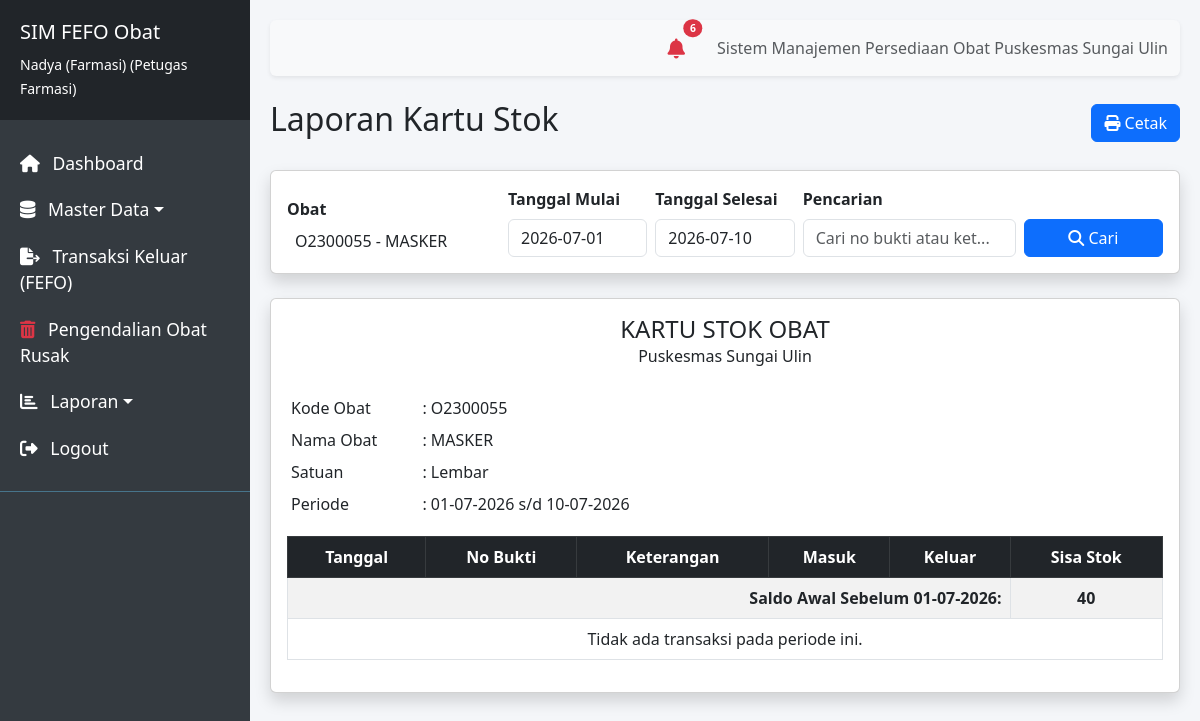
Page /modules/laporan/kartu_stok.php?obat_id=1 (signed in) on the committed database.
### tables this page shows
CREATE TABLE `obat` (
  `id` int NOT NULL,
  `kode_obat` varchar(20) NOT NULL,
  `nama_obat` varchar(100) NOT NULL,
  `kategori_id` int DEFAULT NULL,
  `satuan_id` int DEFAULT NULL,
  `min_stok` int DEFAULT '0',
  `created_at` timestamp NULL DEFAULT CURRENT_TIMESTAMP
);

CREATE TABLE `satuan` (
  `id` int NOT NULL,
  `nama_satuan` varchar(50) NOT NULL
);

### modules/laporan/kartu_stok.php (the view, shortened to what this page needs)
<?php
require_once '../../config/database.php';
$obat_id = isset($_GET['obat_id']) ? $_GET['obat_id'] : '';
$tgl_mulai = isset($_GET['tgl_mulai']) ? $_GET['tgl_mulai'] : date('Y-m-01');
$tgl_selesai = isset($_GET['tgl_selesai']) ? $_GET['tgl_selesai'] : date('Y-m-d');
$search = isset($_GET['search']) ? $_GET['search'] : '';
require_once '../../layouts/header.php';
require_once '../../layouts/sidebar.php';
?>
<div class="d-flex justify-content-between align-items-center mb-4">
    <h2>Laporan Kartu Stok</h2>
    <div class="no-print">
        <button onclick="window.print()" class="btn btn-primary"><i class="fas fa-print"></i> Cetak</button>
    </div>
</div>
<div class="card shadow mb-4 no-print">
    <div class="card-body">
        <form method="GET" class="row g-2 align-items-end">
            <div class="col-md-3">
                <label class="form-label fw-bold">Obat</label>
            </div>
            <div class="col-md-2">
                <label class="form-label fw-bold">Tanggal Mulai</label>
                <input type="text" name="tgl_mulai" class="form-control datepicker" value="<?= htmlspecialchars($tgl_mulai) ?>" placeholder="DD-MM-YYYY" required>
            </div>
            <div class="col-md-2">
                <label class="form-label fw-bold">Tanggal Selesai</label>
                <input type="text" name="tgl_selesai" class="form-control datepicker" value="<?= htmlspecialchars($tgl_selesai) ?>" placeholder="DD-MM-YYYY" required>
            </div>
            <div class="col-md-3">
                <label class="form-label fw-bold">Pencarian</label>
                <input type="text" name="search" class="form-control" placeholder="Cari no bukti atau ket..." value="<?= htmlspecialchars($search) ?>">
            </div>
            <div class="col-md-2">
                <button type="submit" class="btn btn-primary w-100"><i class="fas fa-search"></i> Cari</button>
            </div>
        </form>
    </div>
</div>
<?php if($obat_id):
    $q_info = mysqli_query($conn, "SELECT o.*, s.nama_satuan FROM obat o LEFT JOIN satuan s ON o.satuan_id = s.id WHERE o.id = $obat_id");
    $info_obat = mysqli_fetch_assoc($q_info);
    $q_saldo_masuk = mysqli_query($conn, "SELECT COALESCE(SUM(dm.jumlah), 0) as ms FROM detail_masuk dm JOIN transaksi_masuk tm ON dm.transaksi_masuk_id = tm.id WHERE dm.obat_id = $obat_id AND tm.tgl_masuk < '$tgl_mulai'");
    $saldo_masuk = mysqli_fetch_assoc($q_saldo_masuk)['ms'];
    $q_saldo_keluar = mysqli_query($conn, "SELECT COALESCE(SUM(dk.jumlah), 0) as kl FROM detail_keluar dk JOIN transaksi_keluar tk ON dk.transaksi_keluar_id = tk.id WHERE dk.obat_id = $obat_id AND tk.tgl_keluar < '$tgl_mulai'");
    $saldo_keluar = mysqli_fetch_assoc($q_saldo_keluar)['kl'];
    $saldo_awal = $saldo_masuk - $saldo_keluar;
    $data_kartu = [];
    $total_data = count($data_kartu);
?>
<div class="card shadow">
    <div class="card-body">
        <h4 class="text-center mb-0">KARTU STOK OBAT</h4>
        <p class="text-center mb-4">Puskesmas Sungai Ulin</p>
        <table class="table table-sm table-borderless w-50 mb-3">
            <tr><td width="30%">Kode Obat</td><td>: <?= $info_obat['kode_obat']; ?></td></tr>
            <tr><td>Nama Obat</td><td>: <?= $info_obat['nama_obat']; ?></td></tr>
            <tr><td>Satuan</td><td>: <?= $info_obat['nama_satuan']; ?></td></tr>
            <tr><td>Periode</td><td>: <?= date('d-m-Y', strtotime($tgl_mulai)); ?> s/d <?= date('d-m-Y', strtotime($tgl_selesai)); ?></td></tr>
        </table>
        <table class="table table-bordered table-striped">
            <thead class="table-dark text-center">
                <tr>
                    <th class="align-middle">Tanggal</th>
                    <th class="align-middle">No Bukti</th>
                    <th class="align-middle">Keterangan</th>
                    <th class="align-middle">Masuk</th>
                    <th class="align-middle">Keluar</th>
                    <th class="align-middle">Sisa Stok</th>
                </tr>
            </thead>
            <tbody>
                <tr>
                    <td colspan="5" class="text-end fw-bold">Saldo Awal Sebelum <?= date('d-m-Y', strtotime($tgl_mulai)); ?>:</td>
                    <td class="text-center fw-bold"><?= $saldo_awal; ?></td>
                </tr>
                <?php if($total_data == 0): ?>
                <tr><td colspan="6" class="text-center">Tidak ada transaksi pada periode ini.</td></tr>
                <?php endif; ?>
            </tbody>
        </table>
    </div>
</div>
<?php endif; ?>
<?php require_once '../../layouts/footer.php'; ?>

### layouts/header.php (style rules this page uses)
body { font-family: 'Segoe UI', Tahoma, Geneva, Verdana, sans-serif; background-color: #f4f6f9; }

### rows in the picture
obat: kode_obat "O2300055", nama_obat "MASKER", satuan.nama_satuan "Lembar"

### other values in the picture
$_SESSION['nama_lengkap'] "Nadya (Farmasi)"
$_SESSION['role'] "Petugas Farmasi"
$total_notif "6"
date('d-m-Y', strtotime($tgl_mulai)) "01-07-2026"
date('d-m-Y', strtotime($tgl_selesai)) "10-07-2026"
$saldo_awal "40"
